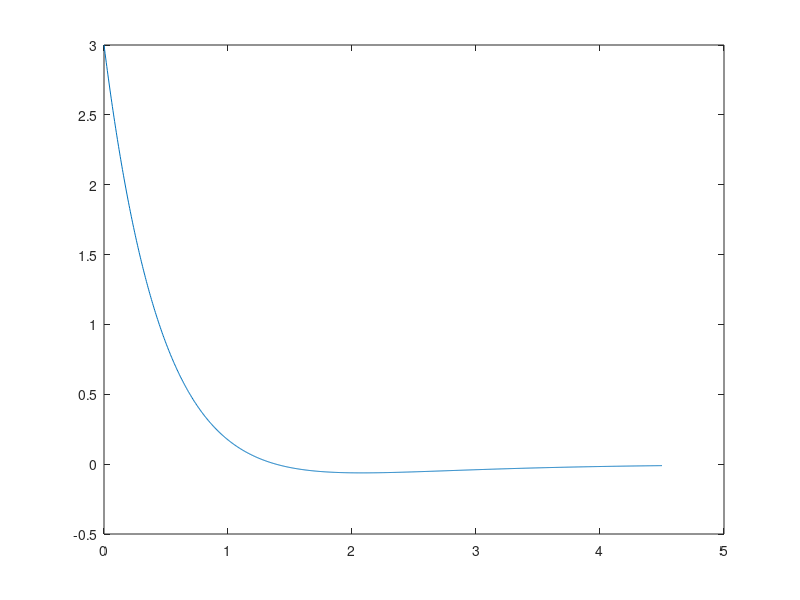

Source code (MATLAB): (Note: this script raises an error after producing the figure.)
%% Using MATLAB to Solve Inverse Laplace Transform Problems
%
% Inspired by Steven Karris, Signals and Systems: With MATLAB Computing and Simulink 
% Modelling, 5th Edition, Orchard Publications, 2012. 
% Ebook: <http://site.ebrary.com/lib/swansea/docDetail.action?docID=10547416 Karris, Signals and Systems>
%
%% Residues
% If you need to find the residues of a partial fraction expansion of a
% rational polynomial
%
% $$ F(s) = \frac{N(s)}{D(s)}$$
%
% you can use the |residue| function. For example, the residues of
% 
% $$F(s) = \frac{3s + 2}{s^2 + 3s + 2}$$
%
% are:
Ns = [3, 2];
Ds = [1, 3, 2];
[r,p,k]=residue(Ns,Ds)
%%
% This is interpreted as
% 
% $$F(s) = \frac{4}{s + 2} - \frac{1}{s + 1}$$
%% Plotting Inverse Laplace Transforms
% If we have the function in time domain we can plot it using a sequence like:
t = linspace(0,4.5,1000);
ft = 4.*exp(-2.*t)-exp(-1.*t);
plot(t,ft)
%%
% If the function is symbolic, we can use |ezplot|
syms s t;
ft = ilaplace(4/(s + 2) - 1/(s + 1))
ezplot(ft,[0,4.5])
%% The Inverse Laplace Function
% As illustrated above, the inverse laplace transform function
% is |ilaplace|
doc ilaplace
%%
% If we use the symbolic toolbox, we do not need to compute the residuals
% ourselves. The solution is available straight from $F(s)$
%
Fs = (3*s + 2)/(s^2 + 3*s + 2);
ft = ilaplace(Fs)
ezplot(ft,[0,4.5])
%% Factorising higher-order polynomials
% When computing Inverse Laplace Transforms of rational polynomials
% of order 3 or higher by hand, it is useful to be able to factorize the
% denominator using a computer.
% 
% Matlab provides two ways to do this using |roots| and |factor|.
% 
% The first is a numerical root finder, it needs the polynomial to have
% be defined as a row vector of the numerical coefficients in descending
% powers of s:
Ds1 = [1, 12, 44, 48];
roots(Ds)
%%
% The second is a symbolic function:
Ds2 = s^3 + 12*s^2 + 44*s + 48;
factor(Ds2)
%%
% As before though the solution is available to use directly in MATLAB
Ns2 = 3*s^2 + 2*s + 5;
Fs2 = Ns2/Ds2
pretty(Fs2)
%%
ft2 = ilaplace(Fs2)
pretty(ft2)
%% Complex Poles
% The |residue| function can deal with complex roots
[r,p,k] = residue([1, 3],[1, 5, 12, 8])
%%
% However, intepretation is tricky. The function |factor| returns quadratic
% factors
factor(s^3 + 5*s^2 + 12*s + 8)
%% 
% If we need the complex roots we can use:
roots([1, 4, 8])
%% |ilaplace| can cope with complex roots too!
Fs3 = (s + 3)/(s^3 + 5*s^2 + 12*s + 8);
ft3 = ilaplace(Fs3)
ezplot(ft3,[0,5])
%% Repeated Roots? - no problem!
%
% Find the inverse Laplace Transform of
%
% $$F_4(s) = \frac{s + 3}{(s + 2)^(s + 1)^2}$$
Fs4 = (s + 3)/((s + 2)*(s + 1)^2);
ft4=ilaplace(Fs4)
ezplot(ft4,[0,10])
%% 
% Check this result
Ns = [1, 3]; % Numerator
expand((s + 1)^2) % Expands (s + 1)^2 to s^2 + 2*s + 1;
d1 = [1, 2, 1]; % Coefficients of (s + 1)^2 =  s^2 + 2*s + 1 term in D(s)
d2 = [0, 1, 2]; % Coefficients of (s + 2) term in D(s)
Ds = conv(d1,d2); % Polynomial multiplication: gives expanded D(s)
[r,p,k] = residue(Ns,Ds)
%% Example 1
% Solve and plot the inverse Laplace Transform of
%
% $$F_5(s) \frac{s^2 + 3s + 1}{(s + 1)^3(s + 2)^2}$$
%% Example 2
% use the function |collect| to expand (s + 1)^3 * (s + 2)^2 to
% a polynomial. Use this result and |residue| to verify the result of
% example 1.
%% Non-proper rational polynomials
%% Example 3
% Compute and (if possible) plot the Inverse Laplace Transform of
%
% $$F_6(s) = \frac{s^2 + 2s + 2}{s + 1}$$
%
% Use the |residue| function to validate the result.
%% Homework
% Use the tools developed in this lab to solve and plot the Inverse Laplace
% Transforms for your own selection of 
% problems from each of Questions 1 to Question 5 in the End of Chapter
% Exercises (Section 3.6 in the Text Book)